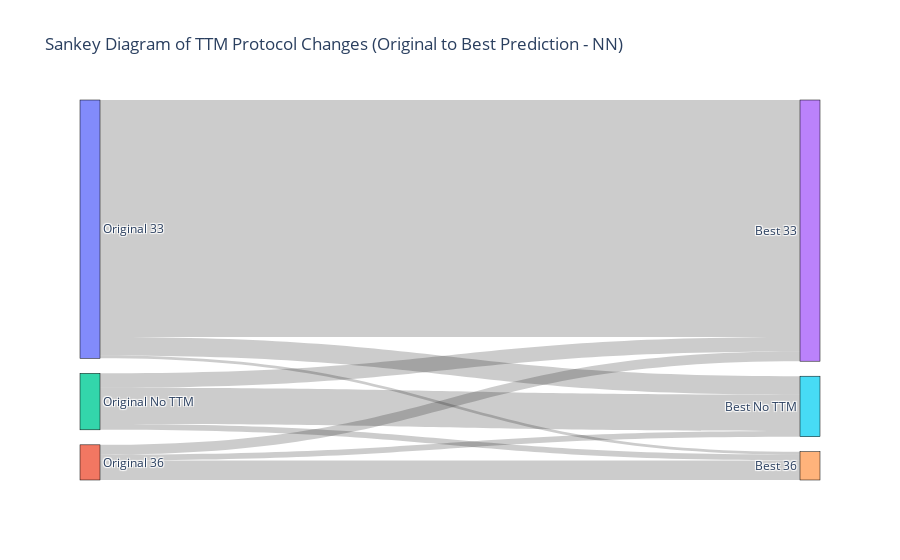
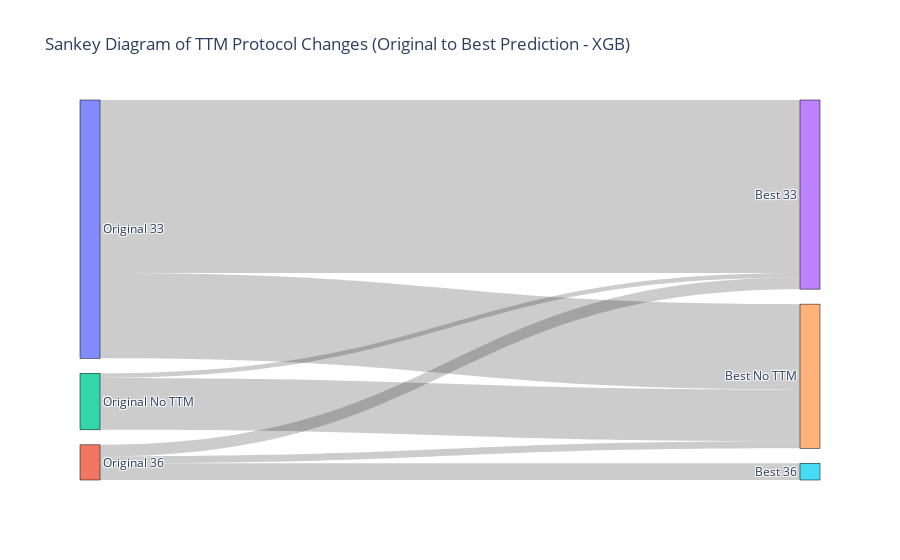

The notebook cell saved with these charts, in order:
### Code cell
import plotly.graph_objects as go

# Define a function to create a Sankey diagram for a given DataFrame and model name
def create_sankey(data, model_name):
    # Count the transitions from Original_TTM to Best_Prediction
    sankey_data = data.groupby(['Original_TTM', f'Best_Prediction_{model_name}']).size().reset_index(name='count')
    
    # Calculate total patients in each Original_TTM group
    group_totals = sankey_data.groupby('Original_TTM')['count'].transform('sum')
    
    # Calculate percentage within each Original_TTM group
    sankey_data['percentage'] = (sankey_data['count'] / group_totals * 100).round(1)
    
    # Define unique nodes for original and best protocols
    original_nodes = [f"Original {protocol}" for protocol in sankey_data['Original_TTM'].unique()]
    best_nodes = [f"Best {protocol}" for protocol in sankey_data[f'Best_Prediction_{model_name}'].unique()]
    nodes = original_nodes + best_nodes
    
    # Map each node to a unique index for Sankey
    node_map = {node: i for i, node in enumerate(nodes)}
    
    # Define the sources, targets, values, and labels for the Sankey diagram
    sankey_data['source'] = sankey_data['Original_TTM'].map(lambda x: node_map[f"Original {x}"])
    sankey_data['target'] = sankey_data[f'Best_Prediction_{model_name}'].map(lambda x: node_map[f"Best {x}"])
    sources = sankey_data['source'].tolist()
    targets = sankey_data['target'].tolist()
    values = sankey_data['count'].tolist()
    
    # Use the group percentage labels for each link
    labels = [f"{percentage}%" for percentage in sankey_data['percentage']]
    
    # Create the Sankey diagram
    fig = go.Figure(go.Sankey(
        node=dict(
            pad=15,
            thickness=20,
            line=dict(color="black", width=0.5),
            label=nodes,
        ),
        link=dict(
            source=sources,  # Indices of source nodes
            target=targets,  # Indices of target nodes
            value=values,    # Flow values between nodes
            label=labels     # Group percentage labels on each link
        )
    ))
    
    # Add title and display
    fig.update_layout(title_text=f"Sankey Diagram of TTM Protocol Changes (Original to Best Prediction - {model_name})", font_size=12)
    fig.show()

# Create and display Sankey diagram for Neural Network
create_sankey(combined_predictions_df, "NN")

# Create and display Sankey diagram for XGBoost
create_sankey(combined_predictions_df, "XGB")

### Figure 1 — Plotly figure (JSON) as saved in the notebook; plotly's stock layout.template omitted (floating-point values rounded to 4 significant figures)
{"data": [{"link": {"label": ["91.7%", "1.1%", "7.1%", "27.9%", "55.7%", "16.4%", "25.5%", "10.2%", "64.3%"], "source": [0, 0, 0, 1, 1, 1, 2, 2, 2], "target": [3, 4, 5, 3, 4, 5, 3, 4, 5], "value": [411, 5, 32, 17, 34, 10, 25, 10, 63]}, "node": {"label": ["Original 33", "Original 36", "Original No TTM", "Best 33", "Best 36", "Best No TTM"], "line": {"color": "black", "width": 0.5}, "pad": 15, "thickness": 20}, "type": "sankey"}], "layout": {"font": {"size": 12}, "title": {"text": "Sankey Diagram of TTM Protocol Changes (Original to Best Prediction - NN)"}}}

### Figure 2 — Plotly figure (JSON) as saved in the notebook; plotly's stock layout.template omitted (floating-point values rounded to 4 significant figures)
{"data": [{"link": {"label": ["67.0%", "33.0%", "32.8%", "47.5%", "19.7%", "8.2%", "91.8%"], "source": [0, 0, 1, 1, 1, 2, 2], "target": [3, 4, 3, 5, 4, 3, 4], "value": [300, 148, 20, 29, 12, 8, 90]}, "node": {"label": ["Original 33", "Original 36", "Original No TTM", "Best 33", "Best No TTM", "Best 36"], "line": {"color": "black", "width": 0.5}, "pad": 15, "thickness": 20}, "type": "sankey"}], "layout": {"font": {"size": 12}, "title": {"text": "Sankey Diagram of TTM Protocol Changes (Original to Best Prediction - XGB)"}}}
